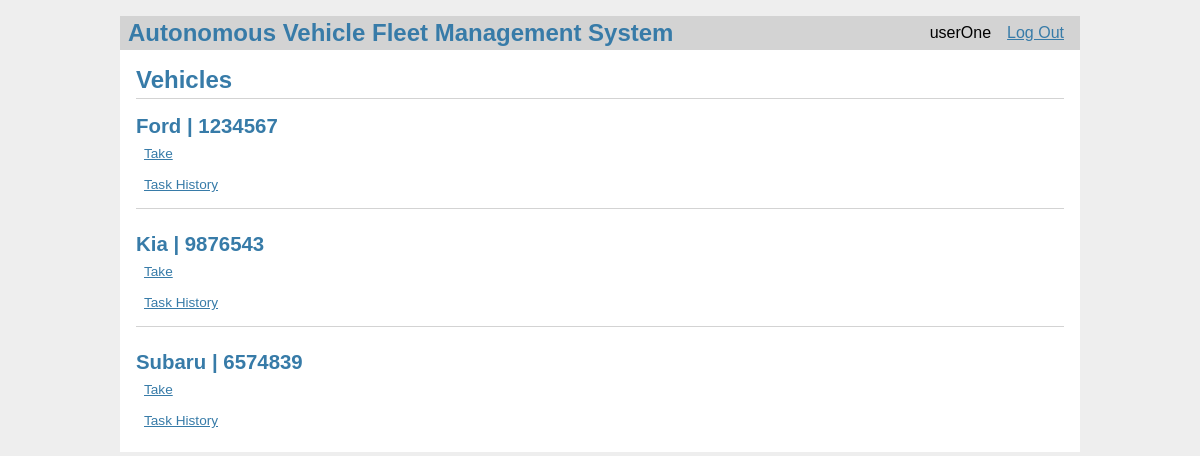
/vehicles/ (signed in), run on the app's committed database.
### models.py (models this page shows, shortened)
class User(db.Model):
    id = db.Column(db.Integer, primary_key=True)
    username = db.Column(db.String(80), unique=True, nullable=False)
    password = db.Column(db.String(80), unique=True, nullable=False)
    role = db.Column(db.String(80), unique=False, nullable=False)

class Vehicle(db.Model):
    id = db.Column(db.Integer, primary_key=True)
    manufacturer = db.Column(db.String(80), unique=False, nullable=False)
    license_plate_number = db.Column(
        db.String(80), unique=True, nullable=False)
    user_id = db.Column(db.Integer, nullable=True)
    available = db.Column(db.Boolean, unique=False,
                          nullable=False, default=True)

### vehicles.py (the view)
@bp.route('/')
def index():
    vehicles = Vehicle.query.all()
    users = {
        user.id: user for user in
        User.query.filter(User.id.in_(
            [vehicle.user_id for vehicle in vehicles if vehicle.user_id]
        )).all()
    }
    create_staff_user()
    return render_template('vehicles/index.html', vehicles=vehicles, users=users)

### auth.py (called while the page is built)
@bp.before_app_request
def load_logged_in_user():
    user_id = session.get('user_id')
    if user_id is None:
        g.user = None
    else:
        g.user = User.query.filter_by(id=user_id).first()

### vehicles.py (called while the page is built)
def create_staff_user():
    staff_user = User.query.filter_by(username='staffUser').first()
    if staff_user is None:
        staff_user = User(username='staffUser', password=generate_password_hash(
            'staffpass'), role='STAFF')
        db.session.add(staff_user)
        db.session.commit()

### templates/vehicles/index.html (shortened to what this page needs)
{% extends 'base.html' %}
{% block header %}
<h1>{% block title %}Vehicles{% endblock %}</h1>
{% endblock %}
{% block content %}
{% for v in vehicles %}
<article class="vehicle">
    <header>
        <div>
            <h1>{{ v.manufacturer }} | {{ v.license_plate_number }}</h1>
            {% if v.available == True %}
            <a class="action" href="{{ url_for('vehicles.take_vehicle', vid=v.id) }}">Take</a>
            {% else %}
            {% if v.user_id == g.user.id %}
            <a class="action" href="{{ url_for('vehicles.return_vehicle', vid=v.id) }}">Return</a>
            {% else %}
            <p>Taken by {{ users[v.user_id].username }}.</p>
            {% endif %}
            {% endif %}
            <a class="action" href="{{ url_for('vehicles.task_history', vid=v.id) }}">Task History</a>
        </div>
    </header>
</article>
{% if not loop.last %}
<hr>
{% endif %}
{% endfor %}
{% endblock %}

### templates/base.html (shortened to what this page needs)
<!doctype html>
<link rel="stylesheet" href="{{ url_for('static', filename='style.css') }}">
<nav>
    <h1>Autonomous Vehicle Fleet Management System</h1>
    <ul>
        {% if g.user %}
        <li><span>{{ g.user['username'] }}</span>
        <li><a href="{{ url_for('auth.logout') }}">Log Out</a>
            {% else %}
        <li><a href="{{ url_for('auth.register') }}">Register</a>
        <li><a href="{{ url_for('auth.login') }}">Log In</a>
            {% endif %}
    </ul>
</nav>
<section class="content">
    <header>
        {% block header %}{% endblock %}
    </header>
    {% block content %}{% endblock %}
</section>

### static/style.css (style rules this page uses)
h1 { font-family: sans-serif; color: #377ba8; margin: 1rem 0; }
a { color: #377ba8; }
hr { border: none; border-top: 1px solid lightgray; }
nav { background: lightgray; display: flex; align-items: center; padding: 0 0.5rem; }
nav h1 { flex: auto; margin: 0; }
nav ul { display: flex; list-style: none; margin: 0; padding: 0; }
nav ul li a, nav ul li span, header .action { display: block; padding: 0.5rem; }
.content { padding: 0 1rem 1rem; }
.content>header { border-bottom: 1px solid lightgray; display: flex; align-items: flex-end; }
.content>header h1 { flex: auto; margin: 1rem 0 0.25rem 0; }
.vehicle>header { display: flex; align-items: flex-end; font-size: 0.85em; }
.vehicle>header>div:first-of-type { flex: auto; }
.vehicle>header h1 { font-size: 1.5em; margin-bottom: 0; }
.content:last-child { margin-bottom: 0; }

### data on the page
User: user.username "userOne"
Vehicle: manufacturer "Ford", license_plate_number "1234567"
Vehicle: manufacturer "Kia", license_plate_number "9876543"
Vehicle: manufacturer "Subaru", license_plate_number "6574839"
